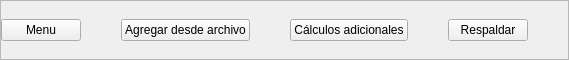
     <widget class="QFrame" name="panel_comando_superior">
      <property name="maximumSize">
       <size>
        <width>16777215</width>
        <height>60</height>
       </size>
      </property>
      <property name="styleSheet">
       <string notr="true">/*background-color: rgb(221, 221, 221);</string>
      </property>
      <property name="frameShape">
       <enum>QFrame::StyledPanel</enum>
      </property>
      <property name="frameShadow">
       <enum>QFrame::Raised</enum>
      </property>
      <layout class="QHBoxLayout" name="horizontalLayout_5">
       <property name="spacing">
        <number>0</number>
       </property>
       <property name="leftMargin">
        <number>0</number>
       </property>
       <property name="topMargin">
        <number>0</number>
       </property>
       <property name="rightMargin">
        <number>0</number>
       </property>
       <property name="bottomMargin">
        <number>0</number>
       </property>
       <item>
        <layout class="QHBoxLayout" name="horizontalLayout_4">
         <property name="spacing">
          <number>0</number>
         </property>
         <item>
          <widget class="QPushButton" name="menu_btn">
           <property name="text">
            <string>Menu</string>
           </property>
          </widget>
         </item>
         <item>
          <spacer name="horizontalSpacer_60">
           <property name="orientation">
            <enum>Qt::Horizontal</enum>
           </property>
           <property name="sizeHint" stdset="0">
            <size>
             <width>40</width>
             <height>20</height>
            </size>
           </property>
          </spacer>
         </item>
         <item>
          <widget class="QPushButton" name="agregar_dc_archivo_btn">
           <property name="text">
            <string>Agregar desde archivo</string>
           </property>
          </widget>
         </item>
         <item>
          <spacer name="horizontalSpacer_66">
           <property name="orientation">
            <enum>Qt::Horizontal</enum>
           </property>
           <property name="sizeHint" stdset="0">
            <size>
             <width>40</width>
             <height>20</height>
            </size>
           </property>
          </spacer>
         </item>
         <item>
          <widget class="QPushButton" name="calculos_adicionales_btn">
           <property name="text">
            <string>Cálculos adicionales</string>
           </property>
          </widget>
         </item>
         <item>
          <spacer name="horizontalSpacer_38">
           <property name="orientation">
            <enum>Qt::Horizontal</enum>
           </property>
           <property name="sizeHint" stdset="0">
            <size>
             <width>40</width>
             <height>20</height>
            </size>
           </property>
          </spacer>
         </item>
         <item>
          <widget class="QPushButton" name="respaldar_btn">
           <property name="text">
            <string>Respaldar</string>
           </property>
          </widget>
         </item>
         <item>
          <spacer name="horizontalSpacer_2">
           <property name="orientation">
            <enum>Qt::Horizontal</enum>
           </property>
           <property name="sizeHint" stdset="0">
            <size>
             <width>40</width>
             <height>20</height>
            </size>
           </property>
          </spacer>
         </item>
        </layout>
       </item>
      </layout>
     </widget>
